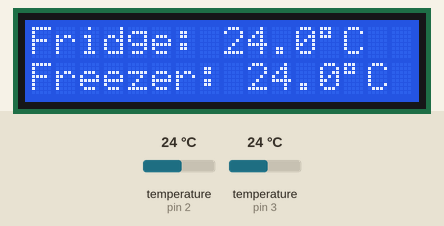
The sketch below on a simulated Arduino Uno, built with avr-gcc and run on an emulated ATmega328P. Shown: 16×2 character LCD. The inputs (shaded band) are chosen by the test bench; at power-on: temperature (sensors on pin 2, pin 3) 24 °C. What the sketch prints to the serial monitor is not drawn.

Above: at 4.2 s.
4.3 s: temperature (sensor on pin 2) set to 12 °C
At 7.8 s:
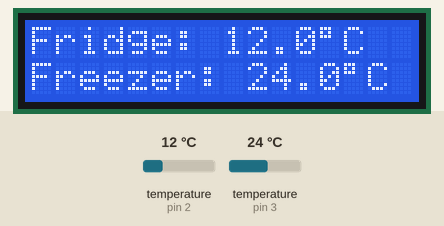
9.1 s: temperature (sensor on pin 3) set to 12 °C
At 11.8 s:
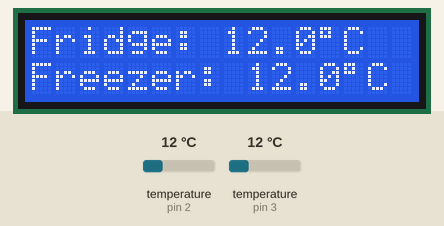
13.9 s: temperature (sensor on pin 2) set to 19 °C
At 15.8 s:
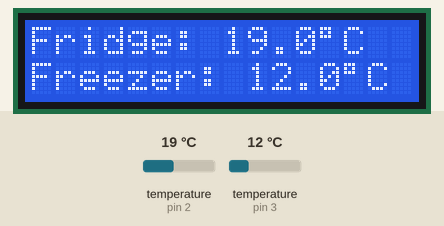
18.7 s: temperature (sensor on pin 3) set to 19 °C
At 22.5 s:
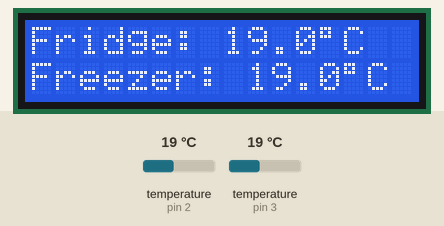
23.5 s: temperature (sensor on pin 2) set to 28 °C
At 26.5 s:
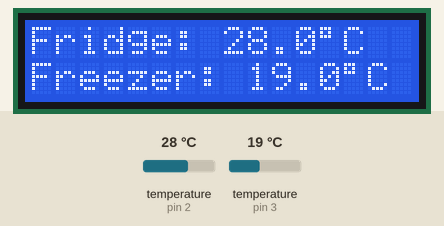
28.3 s: temperature (sensor on pin 3) set to 28 °C
At 29.3 s:
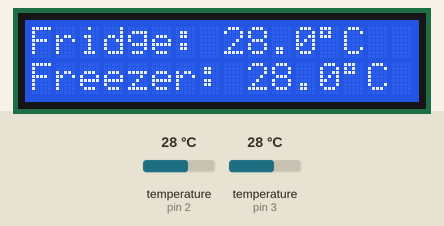
Timing chart, 0 to 31.3 s (numbered marks = the images above; inputs shaded):
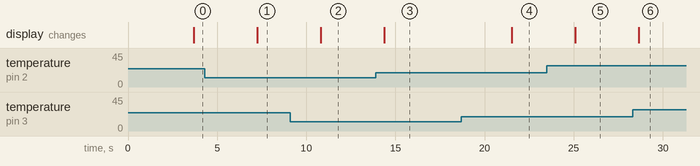

Measured:
- after the input at 4.3 s, the display: changes after 2.9 s (image 1)
- after the input at 9.1 s, the display: changes after 1.7 s (image 2)
- after the input at 13.9 s, the display: changes after 0.48 s (image 3)
- after the input at 18.7 s, the display: changes after 2.8 s (image 4)
- after the input at 23.5 s, the display: changes after 1.6 s (image 5)
- after the input at 28.3 s, the display: changes after 0.36 s (image 6)

The sketch:

chapter_2.ino
```cpp
#include <Wire.h>

#include <LiquidCrystal_I2C.h>

#include <OneWire.h>

#include <DallasTemperature.h>


// Assign pins for each sensor

#define FRIDGE_PIN 2

#define FREEZER_PIN 3


// Create OneWire instances for each pin

OneWire oneWireFridge(FRIDGE_PIN);

OneWire oneWireFreezer(FREEZER_PIN);


// Pass the OneWire references to DallasTemperature

DallasTemperature fridgeSensor(&oneWireFridge);

DallasTemperature freezerSensor(&oneWireFreezer);


// Initialize the LCD (Address: 0x27 or 0x3F, Columns: 16, Rows: 2)

LiquidCrystal_I2C lcd(0x27, 16, 2);


void setup() {

  Serial.begin(9600);


  // Start sensors

  fridgeSensor.begin();

  freezerSensor.begin();


  // Start LCD

  lcd.init();

  lcd.backlight();

  lcd.clear();

  lcd.setCursor(0, 0);

  lcd.print("CoolTrack Pro");

  delay(2000); // Show title for 2 sec

}


void loop() {

  // Request temperatures

  fridgeSensor.requestTemperatures();

  freezerSensor.requestTemperatures();


  // Read temperatures

  float tempFridge = fridgeSensor.getTempCByIndex(0);

  float tempFreezer = freezerSensor.getTempCByIndex(0);


  // Serial Monitor output

  Serial.print("Fridge Temp: ");

  Serial.print(tempFridge);

  Serial.println(" °C");


  Serial.print("Freezer Temp: ");

  Serial.print(tempFreezer);

  Serial.println(" °C");

  Serial.println("----------------------");


  // LCD output

  lcd.clear();

  lcd.setCursor(0, 0);

  lcd.print("Fridge: ");

  lcd.print(tempFridge, 1); // 1 decimal place

  lcd.print((char)223); // Degree symbol

  lcd.print("C");


  lcd.setCursor(0, 1);

  lcd.print("Freezer: ");

  lcd.print(tempFreezer, 1);

  lcd.print((char)223);

  lcd.print("C");


  delay(2000);

}

 
```
